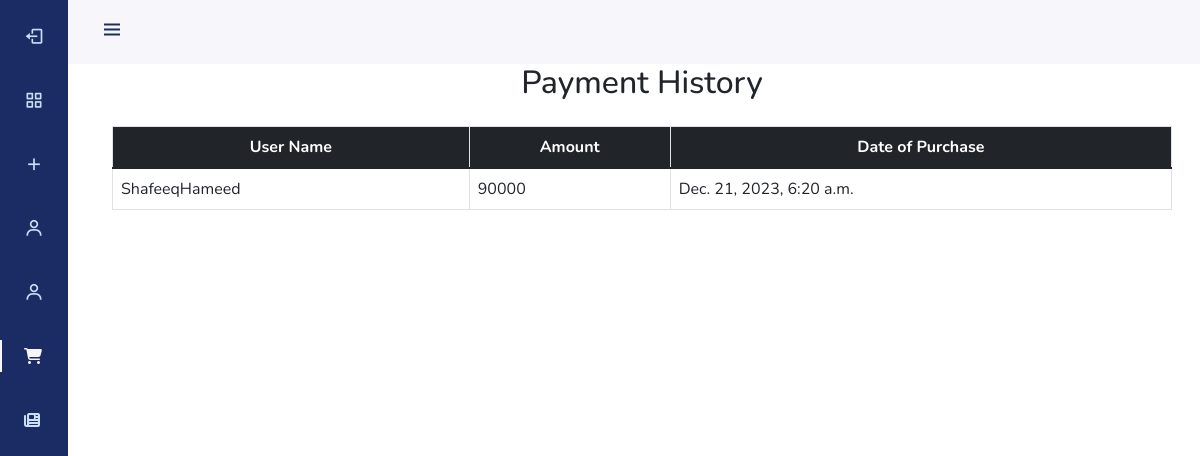
The app's page /payment_history (signed in), older data.
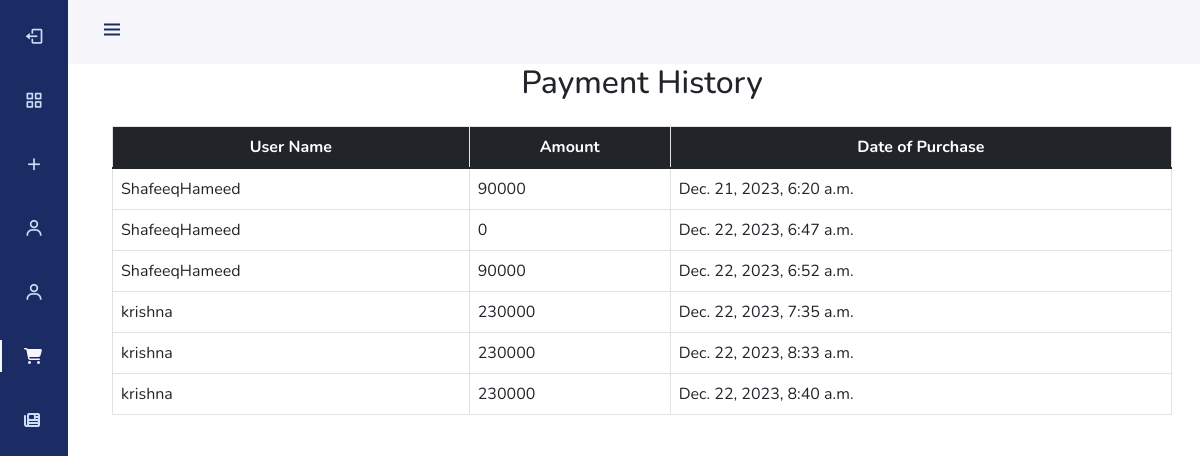
The same page, newer data.
### olx_management_app/models.py (models this page shows)
class PaymentHistory(models.Model):
    buyer = models.ForeignKey(User, on_delete=models.CASCADE, null=True)
    totalprice = models.IntegerField(null=True)
    update_date = models.DateTimeField(auto_now=True)

### olx_management_app/views.py (the view)
# urls.py: path('payment_history', views.payment_history, name='payment_history'),
@login_required(login_url='index')
def payment_history(request):
    Products = Category.objects.all()
    bk = PaymentHistory.objects.all()
    return render(request, 'payment_history.html', {'bk': Products, 'buk': bk})

### templates/payment_history.html (shortened to what this page needs)
{% load static %}
<!DOCTYPE html>
<html>
<head>
    <link
            href="https://cdn.jsdelivr.net/npm/bootstrap@5.1.3/dist/css/bootstrap.min.css"
            rel="stylesheet"
    />
    <link
            href="https://cdn.jsdelivr.net/npm/boxicons@latest/css/boxicons.min.css"
            rel="stylesheet"
    />
    <link rel="stylesheet" href="https://cdnjs.cloudflare.com/ajax/libs/font-awesome/6.4.2/css/all.min.css"
/>
</head>
<body id="body-pd">
<header class="header" id="header">
    <div class="header_toggle">
        <i class="bx bx-menu" id="header-toggle"></i>
    </div>
    <div class="header_img">
        <img src="{% static 'images/giphy.gif' %}" alt=""/>
    </div>
</header>
<div class="l-navbar" id="nav-bar">
    <nav class="nav">
        <div>
            <a href="{% url 'logout1' %}" class="nav_link">
                <i class="bx bx-log-out nav_icon"></i>
            </a>
            <div class="nav_list">
                <a href="{% url 'adminhome' %}" class="nav_link ">
                    <i class="bx bx-grid-alt nav_icon"></i>
                </a>
                <a href="{% url 'addcategory' %}" class="nav_link">
                    <i class="bx bx-plus nav_icon"></i>
                </a>
                <a href="{% url 'userdetails' %}" class="nav_link">
                    <i class="bx bx-user nav_icon"></i>
                </a>
                <a href="{% url 'loginusers'  %}" class="nav_link">
                    <i class="bx bx-user nav_icon"></i>
                </a>
                <a href="{% url 'showProduct' %}" class="nav_link active">
                    <i class="fa-solid fa-cart-shopping"></i>
                </a>
                <a href="{% url 'payment_history' %}" class="nav_link">
                    <i class="fa-solid fa-newspaper" title="Show Product"></i>
                </a>
            </div>
        </div>
    </nav>
</div>
<div class="container mt-5">
    <h2 class="mb-4 text-center">Payment History</h2>
    <div class="table-responsive">
        <table class="table table-bordered">
            <thead class="bg-dark text-white text-center">
            <tr>
                <th>User Name</th>
                <th>Amount</th>
                <th>Date of Purchase</th>
            </tr>
            </thead>
            <tbody>
            {% for b in buk %}
            <tr>
                <td>{{b.buyer}}</td>
                <td>{{ b.totalprice }}</td>
                <td>{{ b.update_date }}</td>
            </tr>
            {% endfor %}
            </tbody>
        </table>
    </div>
</div>
</body>
</html>

### templates/payment_history.html (style rules this page uses)
:root { --header-height: 3rem; --nav-width: 68px; --first-color: #1a2c63; --first-color-light: #cbddf7; --white-color: #f7f6fb; --body-font: "Nunito", sans-serif; --normal-font-size: 1rem; --z-fixed: 100; }
body { position: relative; margin: var(--header-height) 0 0 0; padding: 0 1rem; font-family: var(--body-font); font-size: var(--normal-font-size); transition: 0.5s; }
a { text-decoration: none; }
.header { width: 100%; height: var(--header-height); position: fixed; top: 0; left: 0; display: flex; align-items: center; justify-content: space-between; padding: 0 1rem; background-color: var(--white-color); z-index: var(--z-fixed); transition: 0.5s; }
.header_toggle { color: var(--first-color); font-size: 1.5rem; cursor: pointer; }
.header_img { width: 35px; height: 35px; display: flex; justify-content: center; border-radius: 50%; overflow: hidden; }
.header_img img { width: 40px; }
.l-navbar { position: fixed; top: 0; left: -30%; width: var(--nav-width); height: 100vh; background-color: var(--first-color); padding: 0.5rem 1rem 0 0; transition: 0.5s; z-index: var(--z-fixed); }
.nav { height: 100%; display: flex; flex-direction: column; justify-content: space-between; overflow: hidden; }
.nav_logo, .nav_link { display: grid; grid-template-columns: max-content max-content; align-items: center; column-gap: 1rem; padding: 0.5rem 0 0.5rem 1.5rem; }
.nav_link { position: relative; color: var(--first-color-light); margin-bottom: 1.5rem; transition: 0.3s; }
.nav_icon { font-size: 1.25rem; }
.active { color: var(--white-color); }
.active::before { content: ""; position: absolute; left: 0; width: 2px; height: 32px; background-color: var(--white-color); }
@media screen and (min-width: 768px) { body { margin: calc(var(--header-height) + 1rem) 0 0 0; padding-left: calc(var(--nav-width) + 2rem); } }
@media screen and (min-width: 768px) { .header { height: calc(var(--header-height) + 1rem); padding: 0 2rem 0 calc(var(--nav-width) + 2rem); } }
@media screen and (min-width: 768px) { .header_img { width: 40px; height: 40px; } }
@media screen and (min-width: 768px) { .header_img img { width: 45px; } }
@media screen and (min-width: 768px) { .l-navbar { left: 0; padding: 1rem 1rem 0 0; } }

Row changes from the older to the newer data that the page shows:
added PaymentHistory: buyer "ShafeeqHameed", totalprice "0", update_date "Dec. 22, 2023, 6:47 a.m."
added PaymentHistory: buyer "ShafeeqHameed", totalprice "90000", update_date "Dec. 22, 2023, 6:52 a.m."
added PaymentHistory: buyer "krishna", totalprice "230000", update_date "Dec. 22, 2023, 7:35 a.m."
added PaymentHistory: buyer "krishna", totalprice "230000", update_date "Dec. 22, 2023, 8:33 a.m."
added PaymentHistory: buyer "krishna", totalprice "230000", update_date "Dec. 22, 2023, 8:40 a.m."
